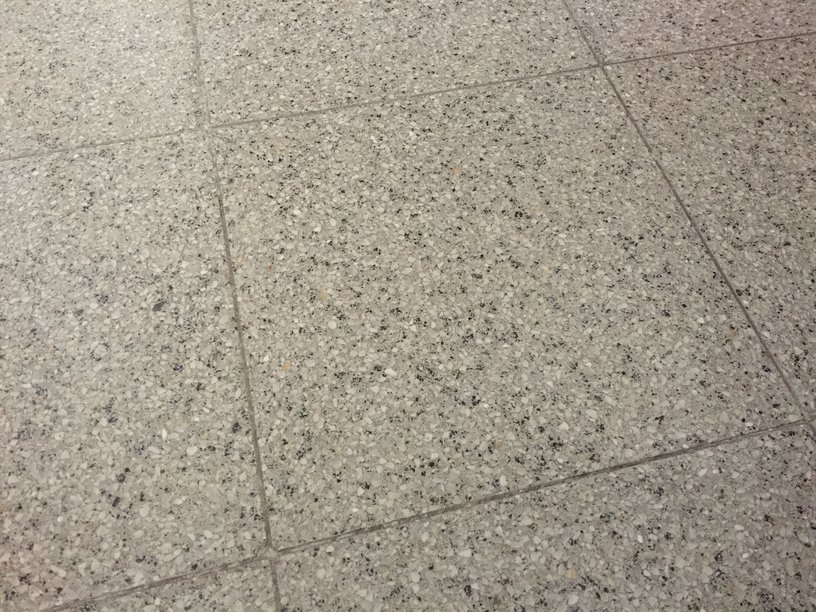
#> input picture Homography Estimation with Direct Linear Transform/in.jpg, 816 x 612 px
$ jupyter execute lab8.ipynb
#> lines starting #> are read from the running program, lines starting #| are printed output that depends on the picture
[cell 1]
import cv2

import math
import numpy.linalg as lin

from numpy import *
import numpy as np
from scipy import linalg

def readFile(fileName):
    fin = open(fileName)
    f = fin.read()
    fin.close()
    return f

def readPoints(string):

    sourcePoints = [[0 for x in range(20)] for y in range(3)]
    destPoints = [[0 for x in range(20)] for y in range(3)]

    i = 0
    for line in string.strip().split("\n"):

        points = line.strip().split(",")
        p1 = points[0].strip().split(" ")
        p2 = points[1].strip().split(" ")

        sourcePoints[0][i] = float(p1[0])
        sourcePoints[1][i] = float(p1[1])
        sourcePoints[2][i] = 1

        destPoints[0][i] = float(p2[0])
        destPoints[1][i] = float(p2[1])
        destPoints[2][i] = 1

        i = i + 1
    return sourcePoints, destPoints


def H_from_points(fp,tp):
    if fp.shape != tp.shape:
        raise RuntimeError('number of points do not match')

    # condition points (important for numerical reasons)
    # --from points--
    m = mean(fp[:2], axis=1)
    maxstd = max(std(fp[:2], axis=1)) + 1e-9    #1e-9 niye var?
    C1 = diag([1/maxstd, 1/maxstd, 1])
    C1[0][2] = -m[0]/maxstd
    C1[1][2] = -m[1]/maxstd
    fp = dot(C1,fp)

    # --to points--
    m = mean(tp[:2], axis=1)
    maxstd = max(std(tp[:2], axis=1)) + 1e-9
    C2 = diag([1/maxstd, 1/maxstd, 1])
    C2[0][2] = -m[0]/maxstd
    C2[1][2] = -m[1]/maxstd
    tp = dot(C2,tp)

    # create matrix for linear method, 2 rows for each correspondence pair
    nbr_correspondences = fp.shape[1]
    A = zeros((2*nbr_correspondences,9))
    for i in range(nbr_correspondences):
        A[2*i] = [0,0,0,-fp[0][i],-fp[1][i],-1,
                    tp[1][i]*fp[0][i],tp[1][i]*fp[1][i],tp[1][i]]

        A[2*i+1] = [fp[0][i],fp[1][i],1,0,0,0,
                    -tp[0][i]*fp[0][i],-tp[0][i]*fp[1][i],-tp[0][i]]

    U,S,V = linalg.svd(A)
    H = V[8].reshape((3,3))

    # decondition
    H = dot(linalg.inv(C2),dot(H,C1))

    # normalize and return
    return H / H[2,2]


img = cv2.imread("in.jpg", 0)
#> img: shape (612, 816); min 0, max 254, mean 155.4


fContent = readFile("corrs.txt")
#> (reads Homography Estimation with Direct Linear Transform/corrs.txt from the repository)
srcPoints, destPoints = readPoints(fContent)

srcPoints = np.array(srcPoints)
destPoints = np.array(destPoints)

F = H_from_points(srcPoints,destPoints)


warped = cv2.warpPerspective(img, F, (800, 800))
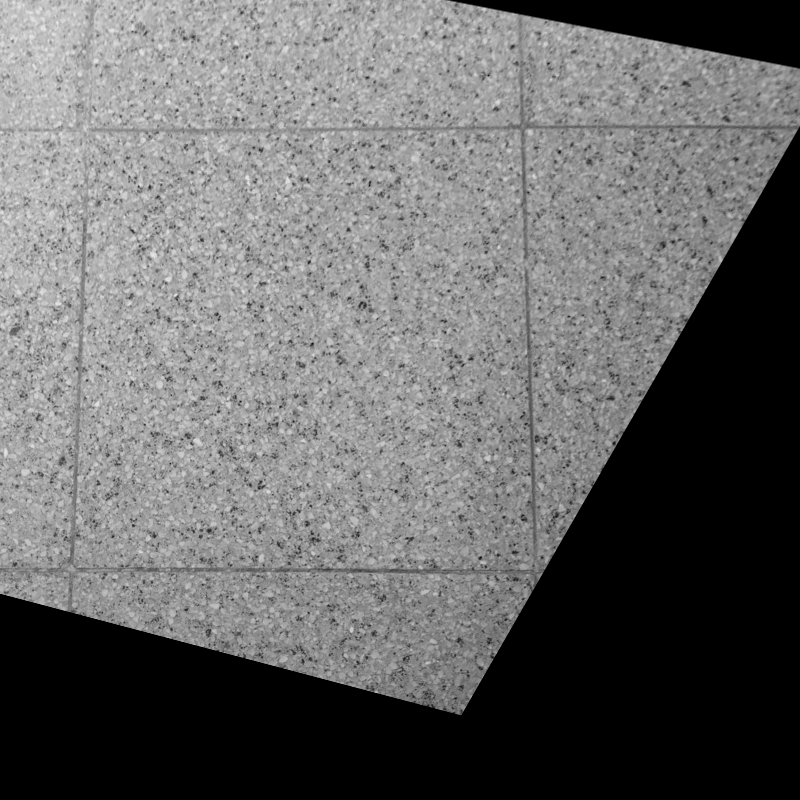
#> warped: shape (800, 800); min 0, max 236, mean 103.6
cv2.imwrite("warped.jpg", warped)
#> Out = True
